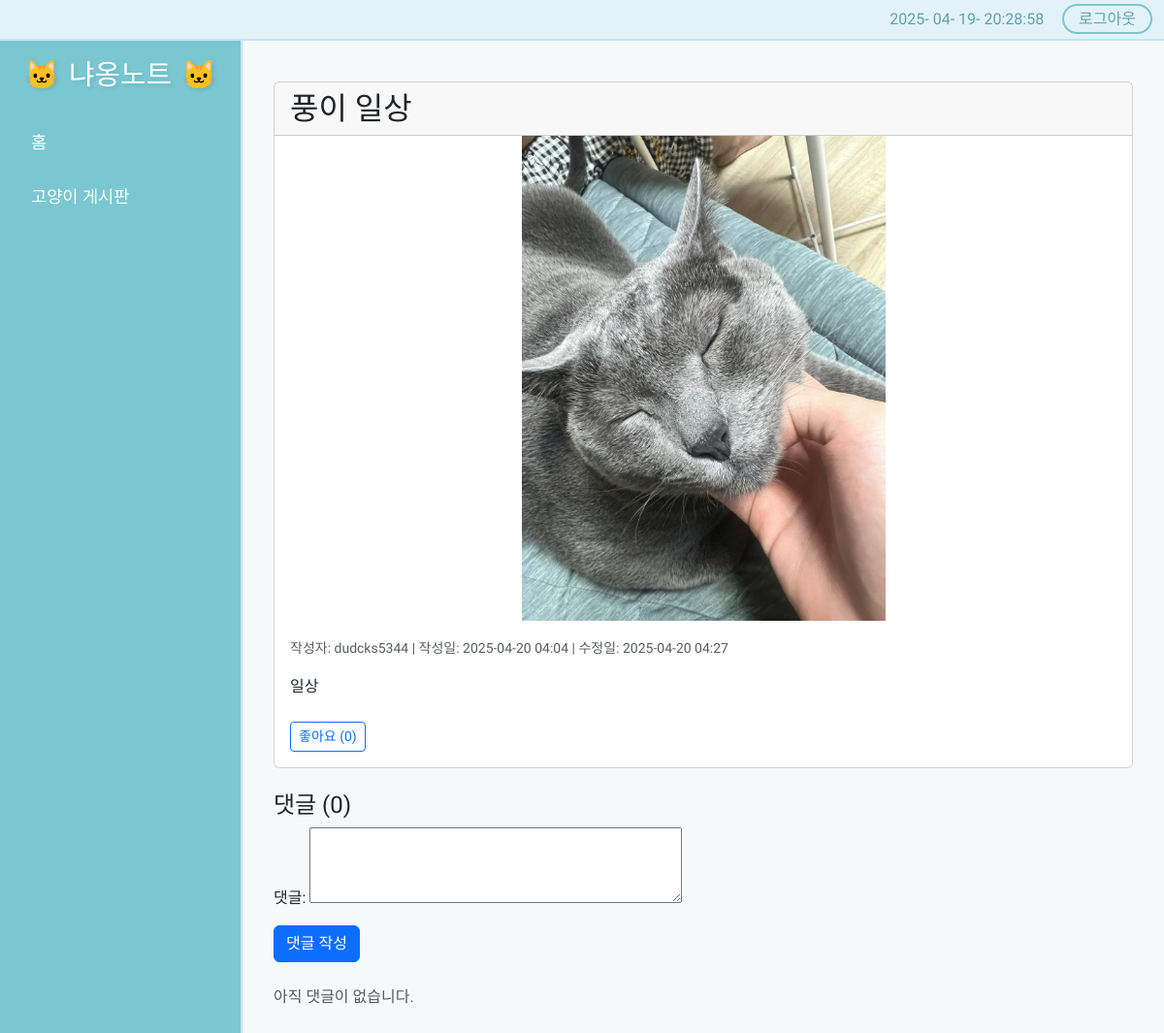
/board/1/ (signed in), run on the app's committed database.
### board_app/models.py (models this page shows, shortened)
class Post(models.Model):
    title = models.CharField(max_length=200, verbose_name='제목')
    content = models.TextField(verbose_name='내용')
    author = models.ForeignKey(User, on_delete=models.CASCADE, related_name='posts', verbose_name='작성자')
    pet = models.ForeignKey(Pet, on_delete=models.CASCADE, related_name='posts', verbose_name='반려동물')
    image = models.ImageField(upload_to='post_images/', verbose_name='이미지')
    created_at = models.DateTimeField(auto_now_add=True, verbose_name='작성일')
    updated_at = models.DateTimeField(auto_now=True, verbose_name='수정일')
    likes = models.ManyToManyField(User, related_name='liked_posts', blank=True, verbose_name='좋아요')
    class Meta:
        ordering = ['-created_at']
        verbose_name = '게시글'
        verbose_name_plural = '게시글들'

### board_app/views.py (the view)
# urls.py: path('<int:post_id>/', views.post_detail, name='detail'),
@login_required
def post_detail(request, post_id):
    post = get_object_or_404(Post, id=post_id)
    comments = post.comments.all()
    comment_form = CommentForm()
    return render(request, 'board_app/post_detail.html', {
        'post': post,
        'comments': comments,
        'comment_form': comment_form
    })

### board_app/forms.py
class CommentForm(forms.ModelForm):
    class Meta:
        model = Comment
        fields = ['content']
        widgets = {
            'content': forms.Textarea(attrs={'rows': 3}),
        }
        labels = {
            'content': '댓글',
        }

### templates/board_app/post_detail.html (shortened to what this page needs)
{% extends 'base.html' %}
{% block content %}
<div class="container mt-4">
    <div class="card">
        <div class="card-header d-flex justify-content-between align-items-center">
            <h2 class="mb-0">{{ post.title }}</h2>
        </div>
        {% if post.image %}
        <img src="{{ post.image.url }}" class="card-img-top" alt="{{ post.title }}" style="max-height: 500px; object-fit: contain;">
        {% endif %}
        <div class="card-body">
            <div class="mb-3">
                <small class="text-muted">
                    작성자: {{ post.author.username }} |
                    작성일: {{ post.created_at|date:"Y-m-d H:i" }}
                    {% if post.updated_at != post.created_at %}
                    | 수정일: {{ post.updated_at|date:"Y-m-d H:i" }}
                    {% endif %}
                </small>
            </div>
            <p class="card-text">{{ post.content|linebreaksbr }}</p>
            <div class="d-flex justify-content-between align-items-center mt-4">
                <div>
                    <form action="{% url 'board_app:like' post.id %}" method="post" class="d-inline">
                        <button type="submit" class="btn btn-outline-primary btn-sm">
                            {% if user in post.likes.all %}
                            좋아요 취소
                            {% else %}
                            좋아요
                            {% endif %}
                            ({{ post.likes.count }})
                        </button>
                    </form>
                </div>
            </div>
        </div>
    </div>
    <div class="mt-4">
        <h4>댓글 ({{ post.comments.count }})</h4>
        {% if user.is_authenticated %}
        <form action="{% url 'board_app:comment_create' post.id %}" method="post" class="mb-4">
            {{ comment_form.as_p }}
            <button type="submit" class="btn btn-primary">댓글 작성</button>
        </form>
        {% else %}
        <p class="text-muted">댓글을 작성하려면 <a href="{% url 'login' %}">로그인</a>이 필요합니다.</p>
        {% endif %}
        {% for comment in post.comments.all %}
        <div class="card mb-2">
            <div class="card-body">
                <div class="d-flex justify-content-between">
                    <h6 class="card-subtitle mb-2 text-muted">{{ comment.author.username }}</h6>
                    <small class="text-muted">{{ comment.created_at|date:"Y-m-d H:i" }}</small>
                </div>
                <p class="card-text">{{ comment.content }}</p>
                {% if user == comment.author %}
                <div class="text-end">
                    <form action="{% url 'board_app:comment_delete' post.id comment.id %}" method="post" class="d-inline">
                        {% csrf_token %}
                        <button type="submit" class="btn btn-outline-danger btn-sm" onclick="return confirm('댓글을 삭제하시겠습니까?')">삭제</button>
                    </form>
                </div>
                {% endif %}
            </div>
        </div>
        {% empty %}
        <p class="text-muted">아직 댓글이 없습니다.</p>
        {% endfor %}
    </div>
</div>
{% endblock %}

### templates/base.html (style rules this page uses)
body { font-family: 'Jua', sans-serif; background-color: #f5f9fa; }

### data on the page
Post: title "풍이 일상", image (picture), author.username "dudcks5344", created_at "2025-04-20 04:04", updated_at "2025-04-20 04:27", content "일상", likes.count "0", comments.count "0"
